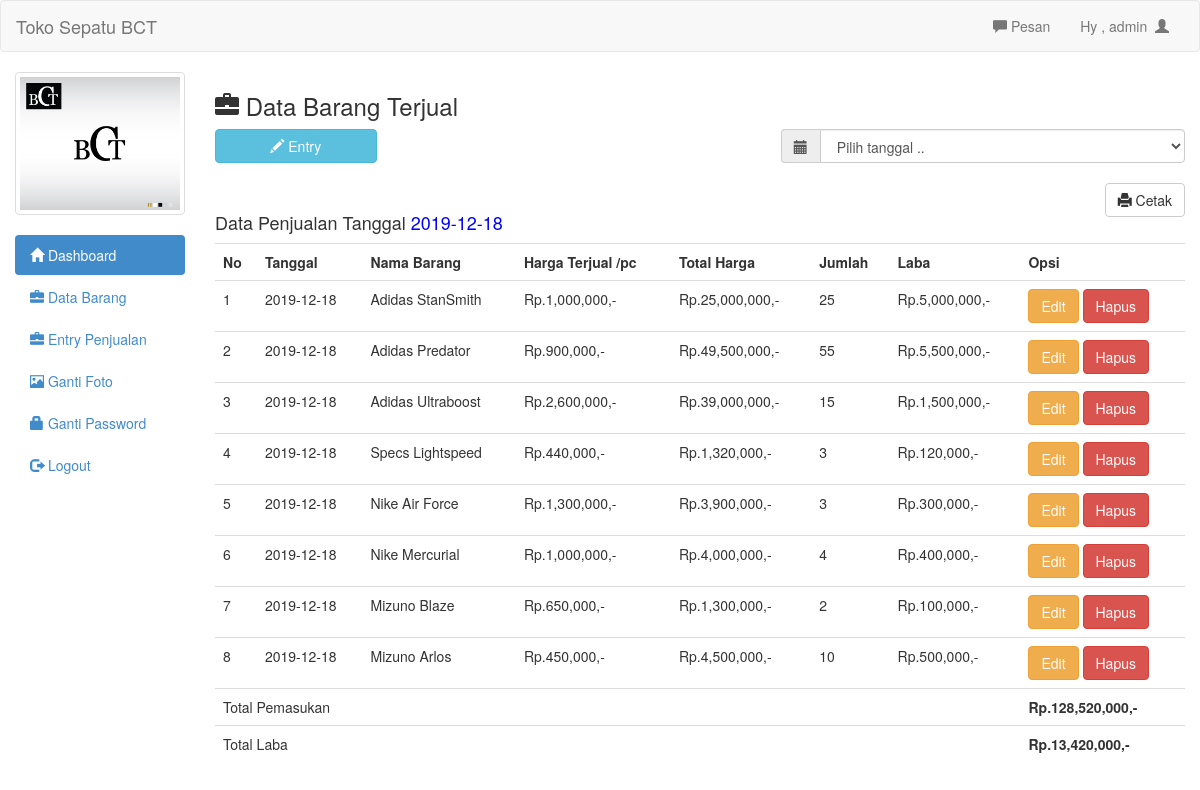
Screenshot of /admin/barang_laku.php?tanggal=2019-12-18 (signed in) with the database file from the repository.
### tables this page shows
CREATE TABLE `tbl_user` (
  `id` int(11) NOT NULL,
  `uname` varchar(30) NOT NULL,
  `pass` varchar(70) NOT NULL,
  `foto` text NOT NULL
);

CREATE TABLE `barang_laku` (
  `id` int(11) NOT NULL,
  `tanggal` date NOT NULL,
  `nama` text NOT NULL,
  `jumlah` int(11) NOT NULL,
  `harga` int(11) NOT NULL,
  `total_harga` int(20) NOT NULL,
  `laba` int(11) NOT NULL
);

### admin/barang_laku.php (the view, shortened to what this page needs)
<?php include 'header.php';	?>
<h3><span class="glyphicon glyphicon-briefcase"></span>  Data Barang Terjual</h3>
<button style="margin-bottom:20px" data-toggle="modal" data-target="#myModal" class="btn btn-info col-md-2"><span class="glyphicon glyphicon-pencil"></span>  Entry</button>
<form action="" method="get">
	<div class="input-group col-md-5 col-md-offset-7">
		<span class="input-group-addon" id="basic-addon1"><span class="glyphicon glyphicon-calendar"></span></span>
		<select type="submit" name="tanggal" class="form-control" onchange="this.form.submit()">
			<option>Pilih tanggal ..</option>
		</select>
	</div>
</form>
<br/>
<?php
if(isset($_GET['tanggal'])){
	$tanggal=mysqli_real_escape_string($conn, $_GET['tanggal']);
	$tg="lap_barang_laku.php?tanggal='$tanggal'";
	?><a style="margin-bottom:10px" href="<?php echo $tg ?>" target="_blank" class="btn btn-default pull-right"><span class='glyphicon glyphicon-print'></span>  Cetak</a><?php
}else{
	$tg="lap_barang_laku.php";
}
?>
<br/>
<?php
if(isset($_GET['tanggal'])){
	echo "<h4> Data Penjualan Tanggal  <a style='color:blue'> ". $_GET['tanggal']."</a></h4>";
}
?>
<table class="table">
	<tr>
		<th>No</th>
		<th>Tanggal</th>
		<th>Nama Barang</th>
		<th>Harga Terjual /pc</th>
		<th>Total Harga</th>
		<th>Jumlah</th>
		<th>Laba</th>
		<th>Opsi</th>
	</tr>
	<?php
	if(isset($_GET['tanggal'])){
		$tanggal=mysqli_real_escape_string($conn, $_GET['tanggal']);
		$brg=mysqli_query($conn, "SELECT * from barang_laku where tanggal like '$tanggal' order by tanggal desc");
	}else{
		$brg=mysqli_query($conn, "SELECT * from barang_laku order by tanggal desc");
	}
	$no=1;
	while($b=mysqli_fetch_array($brg)){
		?>
		<tr>
			<td><?php echo $no++ ?></td>
			<td><?php echo $b['tanggal'] ?></td>
			<td><?php echo $b['nama'] ?></td>
			<td>Rp.<?php echo number_format($b['harga']) ?>,-</td>
			<td>Rp.<?php echo number_format($b['total_harga']) ?>,-</td>
			<td><?php echo $b['jumlah'] ?></td>
			<td><?php echo "Rp.".number_format($b['laba']).",-"?></td>
			<td>
				<a href="edit_laku.php?id=<?php echo $b['id']; ?>" class="btn btn-warning">Edit</a>
				<a onclick="if(confirm('Apakah anda yakin ingin menghapus data ini ??')){ location.href='hapus_laku.php?id=<?php echo $b['id']; ?>&jumlah=<?php echo $b['jumlah'] ?>&nama=<?php echo $b['nama']; ?>' }" class="btn btn-danger">Hapus</a>
			</td>
		</tr>
		<?php
	}
	?>
	<tr>
		<td colspan="7">Total Pemasukan</td>
		<?php
		if(isset($_GET['tanggal'])){
			$tanggal=mysqli_real_escape_string($conn, $_GET['tanggal']);
			$x=mysqli_query($conn, "SELECT sum(total_harga) as total from barang_laku where tanggal='$tanggal'");
			$xx=mysqli_fetch_array($x);
			echo "<td><b> Rp.". number_format($xx['total']).",-</b></td>";
		}else{
		}
		?>
	</tr>
	<tr>
		<td colspan="7">Total Laba</td>
		<?php
		if(isset($_GET['tanggal'])){
			$tanggal=mysqli_real_escape_string($conn, $_GET['tanggal']);
			$x=mysqli_query($conn, "SELECT sum(laba) as total from barang_laku where tanggal='$tanggal'");
			$xx=mysqli_fetch_array($x);
			echo "<td><b> Rp.". number_format($xx['total']).",-</b></td>";
		}else{
		}
		?>
	</tr>
</table>
	<?php include 'footer.php'; ?>

### admin/header.php (shortened to what this page needs)
<!DOCTYPE html>
<html>
<head>
	<?php
	include 'config.php';
	?>
	<link rel="stylesheet" type="text/css" href="../assets/css/bootstrap.css">
	<link rel="stylesheet" type="text/css" href="../assets/js/jquery-ui/jquery-ui.css">
</head>
<body>
	<div class="navbar navbar-default">
		<div class="container-fluid">
			<div class="navbar-header">
				<a href="https://bacotttttt.000webhostapp.com/" class="navbar-brand">Toko Sepatu BCT</a>
			</div>
			<div class="collapse navbar-collapse">
				<ul class="nav navbar-nav navbar-right">
					<li><a id="pesan_sedia" href="#" data-toggle="modal" data-target="#modalpesan"><span class='glyphicon glyphicon-comment'></span>  Pesan</a></li>
					<li><a class="dropdown-toggle" data-toggle="dropdown" role="button" href="#">Hy , <?php echo $_SESSION['uname']  ?>&nbsp&nbsp<span class="glyphicon glyphicon-user"></span></a></li>
				</ul>
			</div>
		</div>
	</div>
	<div class="col-md-2">
		<div class="row">
			<?php
			$use=$_SESSION['uname'];
			$fo=mysqli_query($conn, "SELECT foto from tbl_user where uname='$use'");
			while($f=mysqli_fetch_array($fo)){
				?>
				<div class="col-xs-6 col-md-12">
					<a class="thumbnail">
						<img class="img-responsive" src="foto/<?php echo $f['foto']; ?>">
					</a>
				</div>
				<?php
			}
			?>
		</div>
		<ul class="nav nav-pills nav-stacked">
			<li class="active"><a href="index.php"><span class="glyphicon glyphicon-home"></span>  Dashboard</a></li>
			<li><a href="barang.php"><span class="glyphicon glyphicon-briefcase"></span>  Data Barang</a></li>
			<li><a href="barang_laku.php"><span class="glyphicon glyphicon-briefcase"></span>  Entry Penjualan</a></li>
			<li><a href="ganti_foto.php"><span class="glyphicon glyphicon-picture"></span>  Ganti Foto</a></li>
			<li><a href="ganti_pass.php"><span class="glyphicon glyphicon-lock"></span> Ganti Password</a></li>
			<li><a href="logout.php"><span class="glyphicon glyphicon-log-out"></span>  Logout</a></li>
		</ul>
	</div>
	<div class="col-md-10">

### rows the page displays
tbl_user: foto (picture)
barang_laku: tanggal "2019-12-18", nama "Adidas StanSmith", harga "1,000,000", total_harga "25,000,000", jumlah "25", laba "5,000,000"
barang_laku: tanggal "2019-12-18", nama "Adidas Predator", harga "900,000", total_harga "49,500,000", jumlah "55", laba "5,500,000"
barang_laku: tanggal "2019-12-18", nama "Adidas Ultraboost", harga "2,600,000", total_harga "39,000,000", jumlah "15", laba "1,500,000"
barang_laku: tanggal "2019-12-18", nama "Specs Lightspeed", harga "440,000", total_harga "1,320,000", jumlah "3", laba "120,000"
barang_laku: tanggal "2019-12-18", nama "Nike Air Force", harga "1,300,000", total_harga "3,900,000", jumlah "3", laba "300,000"
barang_laku: tanggal "2019-12-18", nama "Nike Mercurial", harga "1,000,000", total_harga "4,000,000", jumlah "4", laba "400,000"
barang_laku: tanggal "2019-12-18", nama "Mizuno Blaze", harga "650,000", total_harga "1,300,000", jumlah "2", laba "100,000"
barang_laku: tanggal "2019-12-18", nama "Mizuno Arlos", harga "450,000", total_harga "4,500,000", jumlah "10", laba "500,000"

### other values shown
$_SESSION['uname'] "admin"
$_GET['tanggal'] "2019-12-18"
$xx['total'] "128,520,000"
$xx['total'] "13,420,000"
